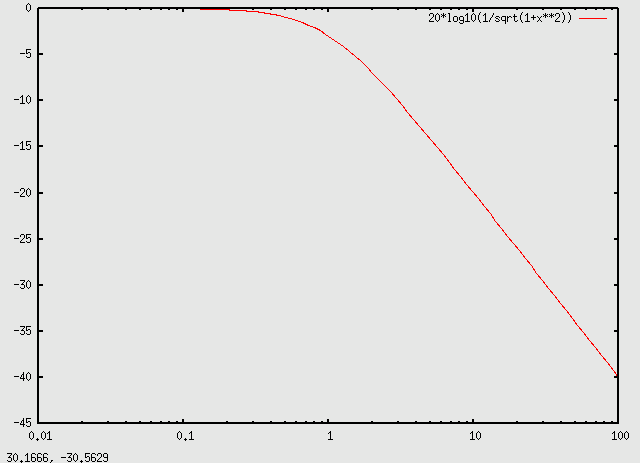

Write gnuplot code to recreate this figure.
set logscale x
set xrange [0.01:100]

plot 20*log10(1/sqrt(1+x**2))
#plot 20*log10(1/abs{1,x})   # invalid complex constant
#plot 20*log10(abs(1/{1,x})) # invalid complex constant
